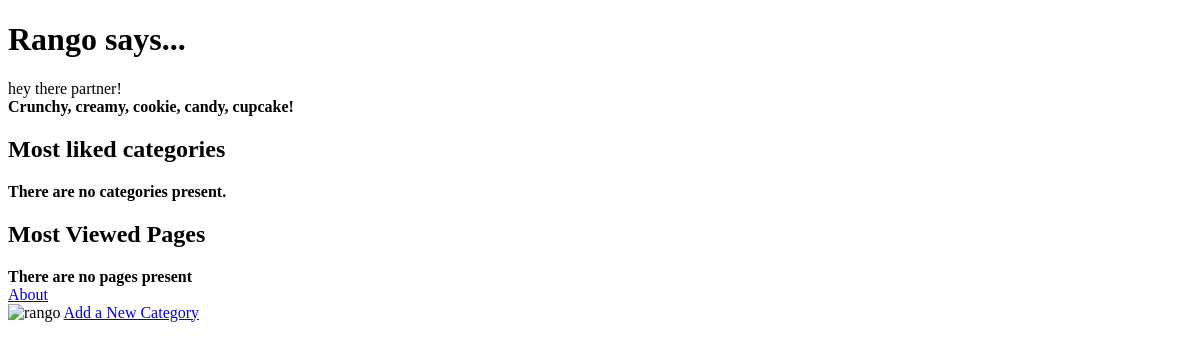
/, run on an earlier commit of the app's database.
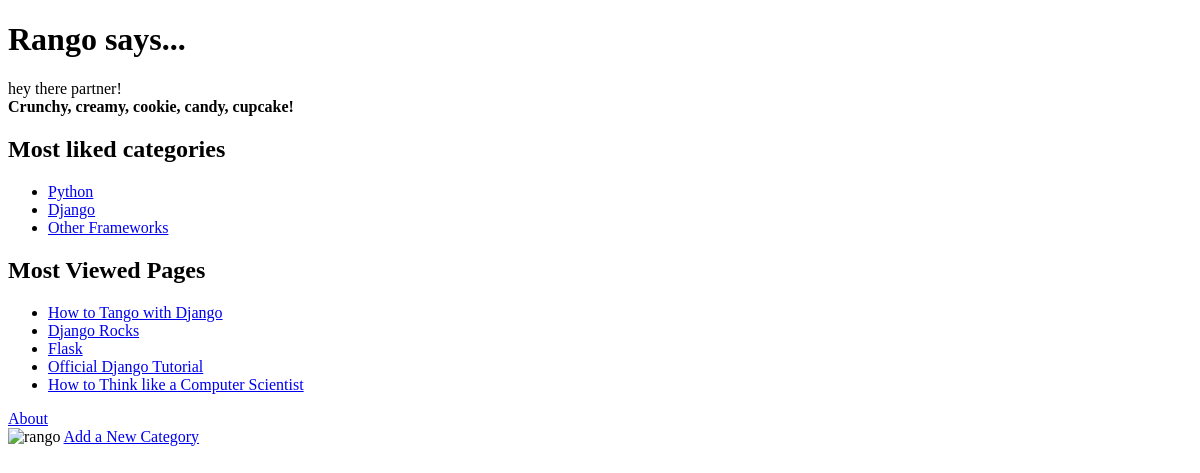
And on a later commit of the database.
### rango/models.py (models this page shows, shortened)
class Category(models.Model):
	name = models.CharField(max_length=128, unique=True)
	views = models.IntegerField(default=0)
	likes = models.IntegerField(default=0)
	slug=models.SlugField(unique=True)
	class Meta:
		verbose_name_plural = 'Categories'

class Page(models.Model):
	category = models.ForeignKey(Category, on_delete=models.CASCADE)
	title = models.CharField(max_length=128)
	url = models.URLField()
	views = models.IntegerField(default=0)

### rango/views.py (the view)
# urls.py: path('', views.index, name='index'),
def index(request):
	category_list = Category.objects.order_by('-likes')[:5]
	pages_list = Page.objects.order_by('-views')[:5]
	context_dict = {}
	context_dict['boldmessage'] = 'Crunchy, creamy, cookie, candy, cupcake!'
	context_dict['categories'] = category_list
	context_dict['pages'] = pages_list
	return render(request, 'rango/index.html', context=context_dict)

### templates/rango/index.html (shortened to what this page needs)
<!DOCTYPE html>
{% load staticfiles %}
<html>
	<head>
	</head>
	<body>
		<h1> Rango says... </h1>
		<div>
			hey there partner! <br />
			<strong>{{ boldmessage }}</strong> <br />
		</div>
		<div>
			<h2>Most liked categories</h2>
			{% if categories %}
			<ul>
				{% for category in categories %}
				<li><a href="/rango/category/{{ category.slug }}/">{{ category.name }}</a></li>
				{% endfor %}
			</ul>
			{% else %}
			<strong>There are no categories present.</strong>
			{% endif %}
		</div>
		<div>
			<h2>Most Viewed Pages</h2>
			{% if pages %}
			<ul>
				{% for page in pages %}
				<li><a href="{{ page.url }}">{{ page.title }}</a></li>
				{% endfor %}
			</ul>
			{% else %}
			<strong>There are no pages present</strong>
			{% endif %}
		</div>
		<div>
			<a href="/rango/about/">About</a><br />
			<img src="{% static 'images/rango.jpg' %}" alt = "rango" />
			<a href="/rango/add_category/">Add a New Category</a><br />
		</div>
	</body>
</html>

What changed in the data, as far as the page shows it:
added Category: name "Python"
added Category: name "Django"
added Category: name "Other Frameworks"
added Page: title "How to Tango with Django"
added Page: title "Django Rocks"
added Page: title "Flask"
added Page: title "Official Django Tutorial"
added Page: title "How to Think like a Computer Scientist"
Also different on the page:
text no longer shown: "There are no categories present. There are no pages present"
